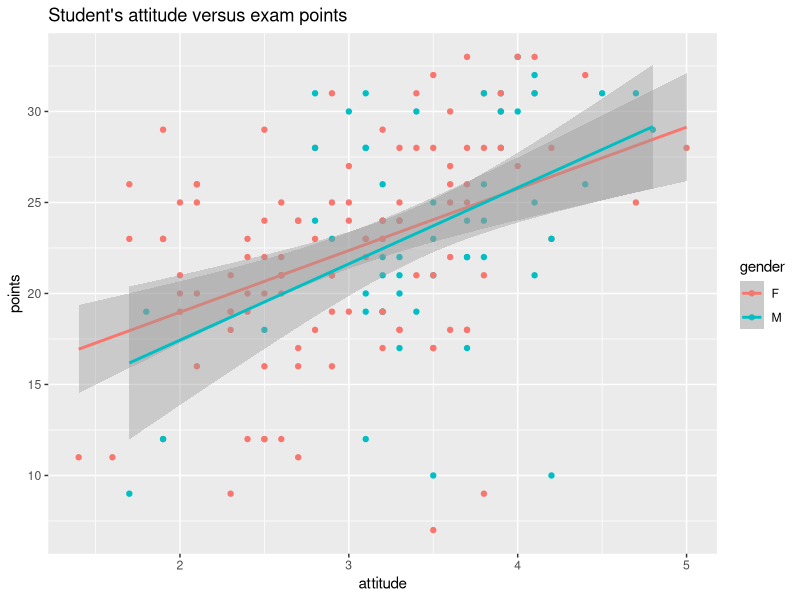

Generate this figure with R: (Note: this script raises an error after producing the figure.)
## ---- chunk 1
students2014 <- read.table("learning2014.txt")

## ---- chunk 2
str(students2014)
## ---- chunk 3
dim(students2014)
## ---- chunk 4
library(ggplot2)
p1 <- ggplot(students2014, aes(x = attitude, y = points, col = gender))
p2 <- p1 + geom_point()
p3 <- p2 + geom_smooth(method = "lm")
p4 <- p3 + ggtitle("Student's attitude versus exam points")
p4


## ---- chunk 5
pairs(students2014[-1], col = students2014$gender)

## ---- chunk 6
summary(students2014$gender)

## ---- chunk 7
summary(students2014$age)

## ---- chunk 8
summary(students2014$attitude)

## ---- chunk 9
summary(students2014$deep)

## ---- chunk 10
summary(students2014$stra)

## ---- chunk 11
summary(students2014$surf)

## ---- chunk 12
summary(students2014$points)

## ---- chunk 13
library(GGally)
library(ggplot2)
p <- ggpairs(students2014, mapping = aes(col = gender, alpha = 0.3), lower = list(combo = wrap("facethist", bins = 20)))
p

## ---- chunk 14
my_model <- lm(points ~ attitude + surf + deep, data = students2014)

summary(my_model)
## ---- chunk 15
my_model2 <- lm(points ~ attitude + age + stra, data = students2014)

summary(my_model2)
## ---- chunk 16
my_model3 <- lm(points ~ attitude, data=students2014)

summary(my_model3)
## ---- chunk 17
par(mfrow = c(2,2))
plot(my_model3, which = c(1:2, 5))



